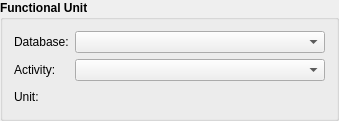
             <widget class="QGroupBox" name="groupBox_15">
              <property name="font">
               <font>
                <weight>75</weight>
                <bold>true</bold>
                <kerning>true</kerning>
               </font>
              </property>
              <property name="title">
               <string>Functional Unit</string>
              </property>
              <layout class="QGridLayout" name="gridLayout_7">
               <item row="0" column="0">
                <widget class="QLabel" name="label_71">
                 <property name="font">
                  <font>
                   <weight>50</weight>
                   <bold>false</bold>
                   <kerning>true</kerning>
                  </font>
                 </property>
                 <property name="text">
                  <string>Database:</string>
                 </property>
                </widget>
               </item>
               <item row="1" column="0">
                <widget class="QLabel" name="label_72">
                 <property name="font">
                  <font>
                   <weight>50</weight>
                   <bold>false</bold>
                   <kerning>true</kerning>
                  </font>
                 </property>
                 <property name="text">
                  <string>Activity:</string>
                 </property>
                </widget>
               </item>
               <item row="1" column="1" colspan="3">
                <widget class="QComboBox" name="Opt_FU_act">
                 <property name="sizePolicy">
                  <sizepolicy hsizetype="Preferred" vsizetype="Fixed">
                   <horstretch>0</horstretch>
                   <verstretch>0</verstretch>
                  </sizepolicy>
                 </property>
                 <property name="minimumSize">
                  <size>
                   <width>250</width>
                   <height>0</height>
                  </size>
                 </property>
                 <property name="font">
                  <font>
                   <weight>50</weight>
                   <bold>false</bold>
                   <kerning>true</kerning>
                  </font>
                 </property>
                </widget>
               </item>
               <item row="2" column="0">
                <widget class="QLabel" name="label_73">
                 <property name="font">
                  <font>
                   <weight>50</weight>
                   <bold>false</bold>
                   <kerning>true</kerning>
                  </font>
                 </property>
                 <property name="text">
                  <string>Unit:</string>
                 </property>
                </widget>
               </item>
               <item row="2" column="2">
                <widget class="QLabel" name="Opt_FU_unit">
                 <property name="text">
                  <string/>
                 </property>
                </widget>
               </item>
               <item row="2" column="3">
                <spacer name="horizontalSpacer_10">
                 <property name="orientation">
                  <enum>Qt::Horizontal</enum>
                 </property>
                 <property name="sizeHint" stdset="0">
                  <size>
                   <width>40</width>
                   <height>20</height>
                  </size>
                 </property>
                </spacer>
               </item>
               <item row="0" column="1" colspan="3">
                <widget class="QComboBox" name="Opt_FU_DB">
                 <property name="sizePolicy">
                  <sizepolicy hsizetype="Preferred" vsizetype="Fixed">
                   <horstretch>0</horstretch>
                   <verstretch>0</verstretch>
                  </sizepolicy>
                 </property>
                 <property name="font">
                  <font>
                   <weight>50</weight>
                   <bold>false</bold>
                   <kerning>true</kerning>
                  </font>
                 </property>
                </widget>
               </item>
              </layout>
             </widget>
